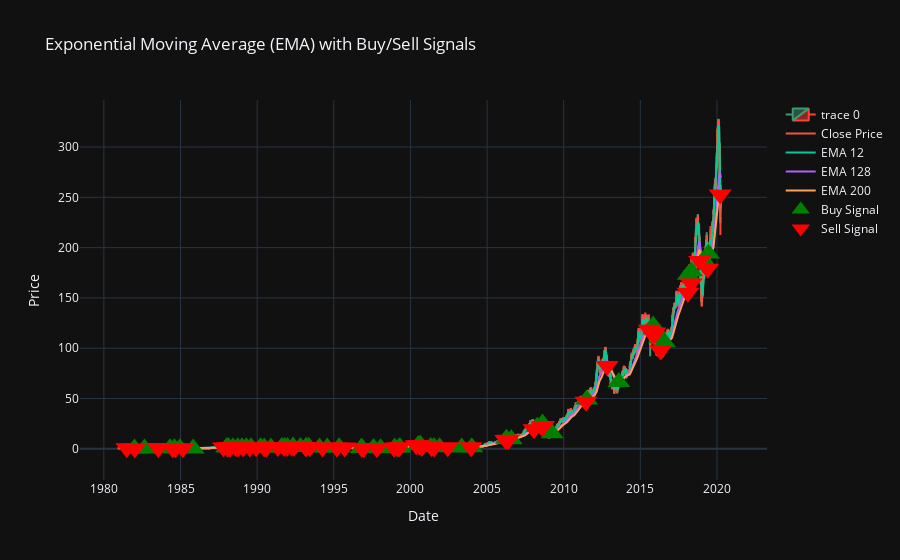

Source (notebook cell):
### Code cell
plot = plot_ema_signals(df)
plot.show()

### Figure 1 — Plotly figure (JSON) as saved in the notebook; plotly's stock layout.template omitted (floating-point values rounded to 4 significant figures; data arrays with more than 128 entries replaced by an {"elided": "..."} marker saying what was removed)
{"data": [{"close": {"elided": "9909 float values"}, "high": {"elided": "9909 float values"}, "low": {"elided": "9909 float values"}, "open": {"elided": "9909 float values"}, "type": "candlestick", "x": {"elided": "9909 str values"}}, {"mode": "lines", "name": "Close Price", "type": "scatter", "x": {"elided": "9909 str values"}, "y": {"elided": "9909 float values"}}, {"mode": "lines", "name": "EMA 12", "type": "scatter", "x": {"elided": "9909 str values"}, "y": {"elided": "9909 float values"}}, {"mode": "lines", "name": "EMA 128", "type": "scatter", "x": {"elided": "9909 str values"}, "y": {"elided": "9909 float values"}}, {"mode": "lines", "name": "EMA 200", "type": "scatter", "x": {"elided": "9909 str values"}, "y": {"elided": "9909 float values"}}, {"marker": {"color": "green", "size": 20, "symbol": "triangle-up"}, "mode": "markers", "name": "Buy Signal", "type": "scatter", "x": ["1981-12-30", "1982-08-26", "1984-04-24", "1984-08-09", "1984-12-17", "1985-10-30", "1988-01-04", "1988-02-01", "1988-02-19", "1988-06-06", "1988-09-27", "1989-01-04", "1989-04-19", "1989-08-08", "1990-03-21", "1990-06-20", "1990-11-26", "1991-08-12", "1991-10-16", "1991-12-23", "1992-05-06", "1992-10-28", "1993-03-10", "1993-05-14", "1994-01-26", "1994-07-29", "1995-05-08", "1996-10-16", "1996-11-04", "1997-08-04", "1998-01-20", "1998-12-22", "1999-04-09", "1999-04-26", "2000-07-07", "2000-08-25", "2001-04-27", "2001-07-13", "2001-11-26", "2003-05-07", "2004-01-02", "2006-04-07", "2006-08-01", "2008-04-08", "2008-08-12", "2009-04-01", "2011-07-01", "2013-08-07", "2015-11-03", "2015-11-24", "2015-12-04", "2016-04-01", "2016-08-01", "2018-02-15", "2018-05-02", "2019-03-15", "2019-06-12"], "y": [0.3951, 0.317, 0.4978, 0.5312, 0.4821, 0.3393, 1.598, 1.491, 1.491, 1.571, 1.549, 1.5, 1.46, 1.576, 1.487, 1.429, 1.312, 1.848, 1.911, 1.839, 2.205, 1.866, 2.027, 1.982, 1.196, 1.203, 1.446, 0.9196, 0.8705, 0.7054, 0.6808, 1.357, 1.312, 1.462, 3.888, 4.058, 1.871, 1.775, 1.526, 1.261, 1.52, 9.97, 9.597, 21.83, 25.25, 15.53, 49.04, 66.43, 122.6, 118.9, 119.0, 110.0, 106.1, 173.0, 176.6, 186.1, 194.2]}, {"marker": {"color": "red", "size": 20, "symbol": "triangle-down"}, "mode": "markers", "name": "Sell Signal", "type": "scatter", "x": ["1981-07-02", "1982-01-07", "1983-07-20", "1984-06-27", "1984-08-31", "1985-02-27", "1987-10-23", "1988-01-26", "1988-02-03", "1988-03-31", "1988-08-17", "1988-10-06", "1989-01-30", "1989-07-11", "1989-12-08", "1990-06-19", "1990-08-10", "1991-05-08", "1991-10-03", "1991-12-09", "1992-04-10", "1992-06-03", "1993-02-24", "1993-03-22", "1993-06-09", "1994-04-07", "1995-03-14", "1995-09-15", "1996-10-31", "1996-12-16", "1997-10-24", "1998-12-08", "1999-03-02", "1999-04-13", "2000-05-17", "2000-07-28", "2000-09-29", "2001-05-18", "2001-07-19", "2002-06-07", "2003-12-16", "2006-03-22", "2006-05-24", "2008-01-24", "2008-07-28", "2008-09-08", "2011-06-15", "2012-11-02", "2015-08-03", "2015-11-13", "2015-12-03", "2015-12-09", "2016-04-27", "2018-02-08", "2018-04-26", "2018-11-14", "2019-05-24", "2020-03-17"], "y": [0.4598, 0.3393, 0.7366, 0.4509, 0.4732, 0.4487, 1.268, 1.42, 1.411, 1.429, 1.5, 1.42, 1.335, 1.42, 1.491, 1.415, 1.384, 1.777, 1.705, 1.754, 1.982, 1.933, 1.915, 1.902, 1.58, 1.192, 1.25, 1.281, 0.8214, 0.808, 0.5915, 1.145, 1.237, 1.237, 3.621, 3.451, 1.839, 1.681, 1.426, 1.529, 1.437, 8.81, 9.049, 19.37, 22.06, 22.56, 46.68, 82.4, 118.4, 112.3, 115.2, 115.6, 97.82, 155.1, 164.2, 186.8, 179.0, 252.9]}], "layout": {"title": {"text": "Exponential Moving Average (EMA) with Buy/Sell Signals"}, "xaxis": {"rangeslider": {"visible": false}, "title": {"text": "Date"}}, "yaxis": {"title": {"text": "Price"}}}}
